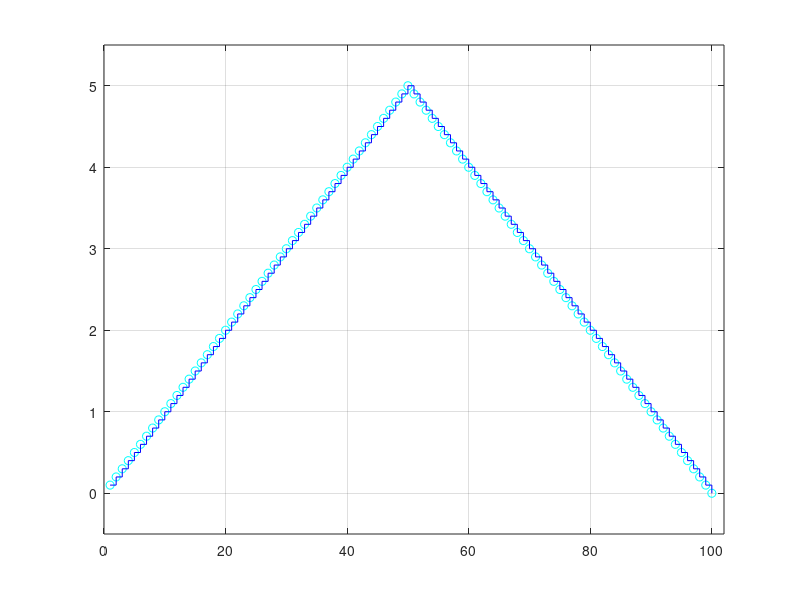

The MATLAB script that drew this image: (Note: this script raises an error after producing the figure.)
function [curve_data] = murf_test(pot_pos, max_interval)
%MURF_TEST Create MuRF envelope curve
%   MURF_TEST creates the shape of the MuRF bandpass filter envelope curve.
%   Parameters: rise_precent, fall_percent, max_interval
%   Returns: curve_data
%
%   See also MURF, MURF_ENVELOPE.

	ref_voltage = 5;
	%min_pos = 1;
	%max_pos = 10;
	%interval = 0.2;
	%envelope_pos = min_pos:interval:max_pos;

	if nargin == 0
		max_interval = 100; % Units for DAC voltage curve
		pot_pos = 5; % Initial pot position (middle)
	end

	%change_up = ((((-1) - (max_pos / 2.0) + envelope_pos).^2) / ...
	%	ref_voltage) + 0.25;
	%change_down = ((((0.1) - (max_pos / 2.0) + envelope_pos).^2) / ...
	%	ref_voltage) + 0.25;

	%rise_intervals = ((rise_percent * max_interval) / 100.0); % + 0.01;
	%fall_intervals = ((fall_percent * max_interval) / 100.0);

	%curve_min = 2; % Don't go below this value for rise/fall curve
	%difference = ((sqrt(max_interval) - curve_min) / ...
    %    (max_interval / 2)) * -1;
	%curve_min = 1.41421356237310;
    % Don't go below this value for rise/fall curve
	
	%change_up = [(sqrt(max_interval):difference:curve_min).^2, ...
	%	(curve_min:(difference * -1):sqrt(max_interval)).^2]; 

	%change_down = [(sqrt((max_interval) - 25):difference:curve_min).^2, ...
	%	(curve_min:(difference * -1):sqrt(max_interval)).^2]; 

	%fprintf('Pot pos in curve: %d\n', ...
	%	get_pot_pos(max_interval, pot_pos));
		
	% Get current percent for rise/fall
	%current_rise_curve = ref_voltage / 2; %max_interval;
	%current_fall_curve = ref_voltage / 2;
	
	if pot_pos < 5
		current_rise_curve = ref_voltage / ...
            get_pot_pos(max_interval, pot_pos);
		current_fall_curve = ref_voltage / ...
			get_pot_pos(max_interval - (max_interval / 2.2), pot_pos);
	else
		current_rise_curve = ref_voltage / ...
			get_pot_pos(max_interval - (max_interval / 2.2), pot_pos);
		current_fall_curve = ref_voltage / ...
            get_pot_pos(max_interval, pot_pos);
	end

	if current_rise_curve > ref_voltage
		current_rise_curve = ref_voltage;
	end
	
	if current_fall_curve > ref_voltage
		current_fall_curve = ref_voltage;
	end

	rise_intervals = max_interval / (ref_voltage / current_rise_curve);
	fall_intervals = max_interval / (ref_voltage / current_fall_curve);
	
	fprintf('Rise/fall Intervals: %.4f / %.4f Potpos: %.4f\n', ...
        rise_intervals, fall_intervals, ...
        get_pot_pos(max_interval, pot_pos));
	
	rise_inc = ref_voltage / rise_intervals;
	fall_inc = ref_voltage / fall_intervals;
	
	if rise_inc > ref_voltage
		rise_inc = ref_voltage;
	end

	if fall_inc > ref_voltage
		fall_inc = ref_voltage;
	end

	fprintf('Inc: %.4f / %.4f\n', rise_inc, fall_inc);
	
	curve_data = zeros(1, ceil(rise_intervals + fall_intervals));
	change = 0;
	%curve_data(1) = 0; % Init
	
	if pot_pos > 5
		start_pos = max_interval - ...
            ceil(rise_intervals + 1 + fall_intervals);
        
        if start_pos < 1
            start_pos = 1;
        end
	else
		start_pos = 1;
	end

	fprintf('Start pos: %.2f / %.2f / %.2f\n', ...
		start_pos, rise_intervals, fall_intervals);
	%start_pos = 1;
	counter = 0;
	
	% Do rise
	for counter = start_pos:ceil(start_pos + rise_intervals)
		change = change + rise_inc;
		
		if change > ref_voltage
			change = ref_voltage;
		end
		
		curve_data(counter) = change;
	end
	
	temp_counter = counter;
	fprintf('Temp counter: %.2f\n', temp_counter);
	%return;
	
	% Do fall
	for counter = temp_counter:(ceil(fall_intervals) + temp_counter - 1)
		change = change - fall_inc;
        
        if change >= 0
            curve_data(counter) = change;
        else
            curve_data(counter) = 0;
        end
	end

	%subplot(2, 1, 1);
	%stairs(change_up, 'r-');
	%box off;
	%grid;
	%hold on;
	%stairs(change_down, 'g-');
	%hold off;
	%legend('Rise interval', 'Fall interval', 'Location', 'North');
	%axis tight;
	%enhancefigure('MuRF Rise/Fall Curve', 'Time', 'Rise and Fall');

	%subplot(2, 1, 2);
	plot(curve_data, 'co');
	hold on;
	stairs(curve_data, 'b');
	hold off;
	grid;
	xlim([0, max_interval + 2]);
	ylim([-0.5, ref_voltage + 0.5]);
	enhancefigure('MuRF Envelope Curve', 'Time', 'Amplitude');
end

function pos_in_curve = get_pot_pos(max_elements, pot_pos)
	max_pos = 10;

	pos_in_curve = (((sqrt(max_elements) / max_pos) * (pot_pos - 5))^2)*4;
	
	if pos_in_curve < 2
		pos_in_curve = 2;
	end
end
